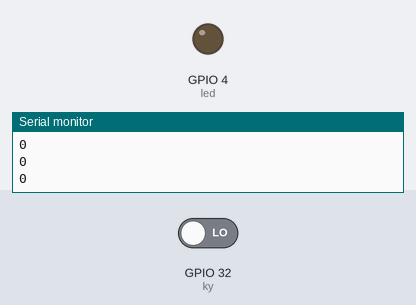
This sketch was run on a simulated ESP32. Shown: output pins drawn as LEDs (lit = HIGH), the last lines printed to the serial monitor. Dashed ring = blinking. The test bench sets the inputs (shaded band); at power-on: GPIO 32 (ky) LOW.

Above: at 1.2 s.
1.3 s: GPIO 32 (ky) driven HIGH
At 1.49 s:
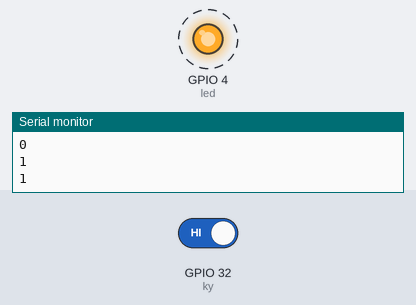
4.3 s: GPIO 32 (ky) driven LOW
At 4.7 s:
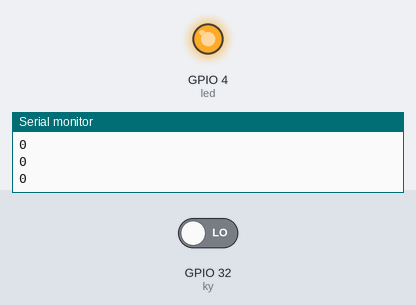
Timing chart, 0 to 7.3 s (numbered marks = the images above; inputs shaded):
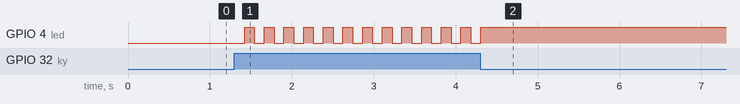

The sketch:

cod.ino
```cpp
int led = 4;//Atribui o pino 8 a variável led
int ky = 32;//Atribui o pino 9 - conectado ao sensor, a variável ky
int valorky = 0;//Declara a variável valorky do tipo inteiro
bool statusLed = false;//Declara a variável statusLed do tipo booleano

void setup() {
  pinMode (led, OUTPUT);//Define led (porta digital 8) como saída
  pinMode (ky, INPUT);//Define ky (porta analógico 9) como saída
  Serial.begin(9600);//Inicialização da comunicação serial, com velocidade de comunicação de 9600
}
void loop() {
  valorky = digitalRead(ky);//Lê o valor do sensor e armazena na variável valorky
  Serial.println(valorky);//Imprime na serial os dados de valorky
  delay(20);//Intervalo de 20 milissegundos
  if (valorky == HIGH && statusLed == false) { //Se valorky for igual a 1 (HIGH) e statusLed for igual a false:
    delay(100);
    digitalWrite(led, HIGH);//Coloca led em alto para acioná-lo
    statusLed = true;//Coloca statusLed como true
  }
  else {//Senão:
    if (valorky == HIGH && statusLed == true) { //Se valorky for igual a 1 (HIGH) e statusLed for igual a true
      delay(100);
      digitalWrite(led, LOW);//Coloca led em baixo para desligá-lo
      statusLed = false;//Retorna statusLed como false
    }
  }
}
```

Measured:
- after the input at 1.3 s, GPIO 4 (led): alternates HIGH for 0.12 s and LOW for 0.12 s, starting after 0.12 s
- after the input at 4.3 s, GPIO 4 (led): goes on until 4.3 s, then stays HIGH
